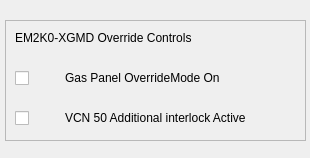
<?xml version="1.0" encoding="UTF-8"?>
<ui version="4.0">
 <class>Form</class>
 <widget class="QWidget" name="Form">
  <property name="geometry">
   <rect>
    <x>0</x>
    <y>0</y>
    <width>310</width>
    <height>158</height>
   </rect>
  </property>
  <property name="windowTitle">
   <string>Form</string>
  </property>
  <widget class="QFrame" name="frame">
   <property name="geometry">
    <rect>
     <x>5</x>
     <y>20</y>
     <width>301</width>
     <height>121</height>
    </rect>
   </property>
   <property name="styleSheet">
    <string notr="true"/>
   </property>
   <property name="frameShape">
    <enum>QFrame::StyledPanel</enum>
   </property>
   <property name="frameShadow">
    <enum>QFrame::Raised</enum>
   </property>
   <widget class="PyDMLabel" name="PyDMLabel">
    <property name="geometry">
     <rect>
      <x>60</x>
      <y>50</y>
      <width>181</width>
      <height>16</height>
     </rect>
    </property>
    <property name="toolTip">
     <string/>
    </property>
    <property name="text">
     <string>Gas Panel OverrideMode On</string>
    </property>
   </widget>
   <widget class="PyDMLabel" name="PyDMLabel_2">
    <property name="geometry">
     <rect>
      <x>60</x>
      <y>90</y>
      <width>231</width>
      <height>16</height>
     </rect>
    </property>
    <property name="toolTip">
     <string/>
    </property>
    <property name="text">
     <string>VCN 50 Additional interlock Active</string>
    </property>
   </widget>
   <widget class="PyDMCheckbox" name="PyDMCheckbox">
    <property name="geometry">
     <rect>
      <x>10</x>
      <y>90</y>
      <width>16</width>
      <height>16</height>
     </rect>
    </property>
    <property name="toolTip">
     <string/>
    </property>
    <property name="channel" stdset="0">
     <string>ca:// EM2K0:XGMD:VCN_ILK</string>
    </property>
   </widget>
   <widget class="PyDMByteIndicator" name="PyDMByteIndicator">
    <property name="geometry">
     <rect>
      <x>40</x>
      <y>90</y>
      <width>48</width>
      <height>15</height>
     </rect>
    </property>
    <property name="toolTip">
     <string/>
    </property>
    <property name="channel" stdset="0">
     <string>ca:// EM2K0:XGMD:VCN_ILK_RBV</string>
    </property>
    <property name="circles" stdset="0">
     <bool>true</bool>
    </property>
    <property name="labels" stdset="0">
     <stringlist>
      <string></string>
     </stringlist>
    </property>
   </widget>
   <widget class="PyDMByteIndicator" name="PyDMByteIndicator_2">
    <property name="geometry">
     <rect>
      <x>40</x>
      <y>50</y>
      <width>48</width>
      <height>15</height>
     </rect>
    </property>
    <property name="toolTip">
     <string/>
    </property>
    <property name="channel" stdset="0">
     <string>ca:// EM2K0:XGMD:OVERRIDE_INJ_RBV</string>
    </property>
    <property name="circles" stdset="0">
     <bool>true</bool>
    </property>
    <property name="labels" stdset="0">
     <stringlist>
      <string></string>
     </stringlist>
    </property>
   </widget>
   <widget class="PyDMCheckbox" name="PyDMCheckbox_2">
    <property name="geometry">
     <rect>
      <x>10</x>
      <y>50</y>
      <width>16</width>
      <height>16</height>
     </rect>
    </property>
    <property name="toolTip">
     <string/>
    </property>
    <property name="channel" stdset="0">
     <string>ca:// EM2K0:XGMD:OVERRIDE_INJ</string>
    </property>
   </widget>
   <widget class="PyDMLabel" name="PyDMLabel_3">
    <property name="geometry">
     <rect>
      <x>10</x>
      <y>10</y>
      <width>231</width>
      <height>16</height>
     </rect>
    </property>
    <property name="toolTip">
     <string/>
    </property>
    <property name="text">
     <string>EM2K0-XGMD Override Controls</string>
    </property>
   </widget>
  </widget>
 </widget>
 <customwidgets>
  <customwidget>
   <class>PyDMLabel</class>
   <extends>QLabel</extends>
   <header>pydm.widgets.label</header>
  </customwidget>
  <customwidget>
   <class>PyDMByteIndicator</class>
   <extends>QWidget</extends>
   <header>pydm.widgets.byte</header>
  </customwidget>
  <customwidget>
   <class>PyDMCheckbox</class>
   <extends>QCheckBox</extends>
   <header>pydm.widgets.checkbox</header>
  </customwidget>
 </customwidgets>
 <resources/>
 <connections/>
</ui>
